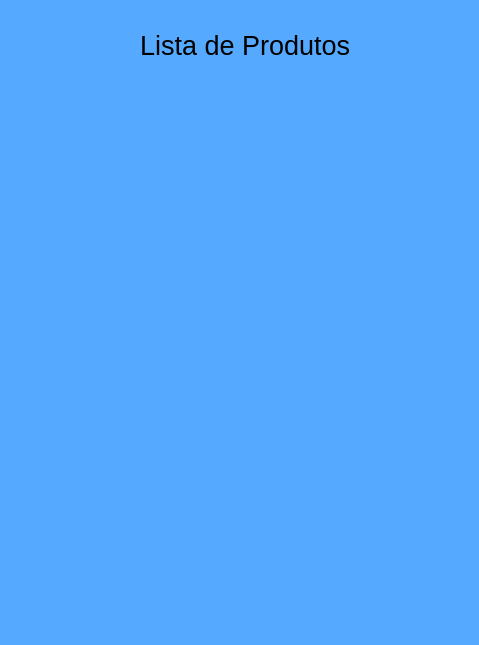
<?xml version="1.0" encoding="UTF-8"?>
<ui version="4.0">
 <class>Dialog</class>
 <widget class="QDialog" name="Dialog">
  <property name="geometry">
   <rect>
    <x>0</x>
    <y>0</y>
    <width>479</width>
    <height>645</height>
   </rect>
  </property>
  <property name="windowTitle">
   <string>Dialog</string>
  </property>
  <property name="styleSheet">
   <string notr="true">background-color: rgb(85, 170, 255);</string>
  </property>
  <widget class="QLabel" name="label">
   <property name="geometry">
    <rect>
     <x>140</x>
     <y>30</y>
     <width>261</width>
     <height>31</height>
    </rect>
   </property>
   <property name="font">
    <font>
     <pointsize>20</pointsize>
    </font>
   </property>
   <property name="text">
    <string>Lista de Produtos</string>
   </property>
  </widget>
 </widget>
 <resources/>
 <connections/>
</ui>
